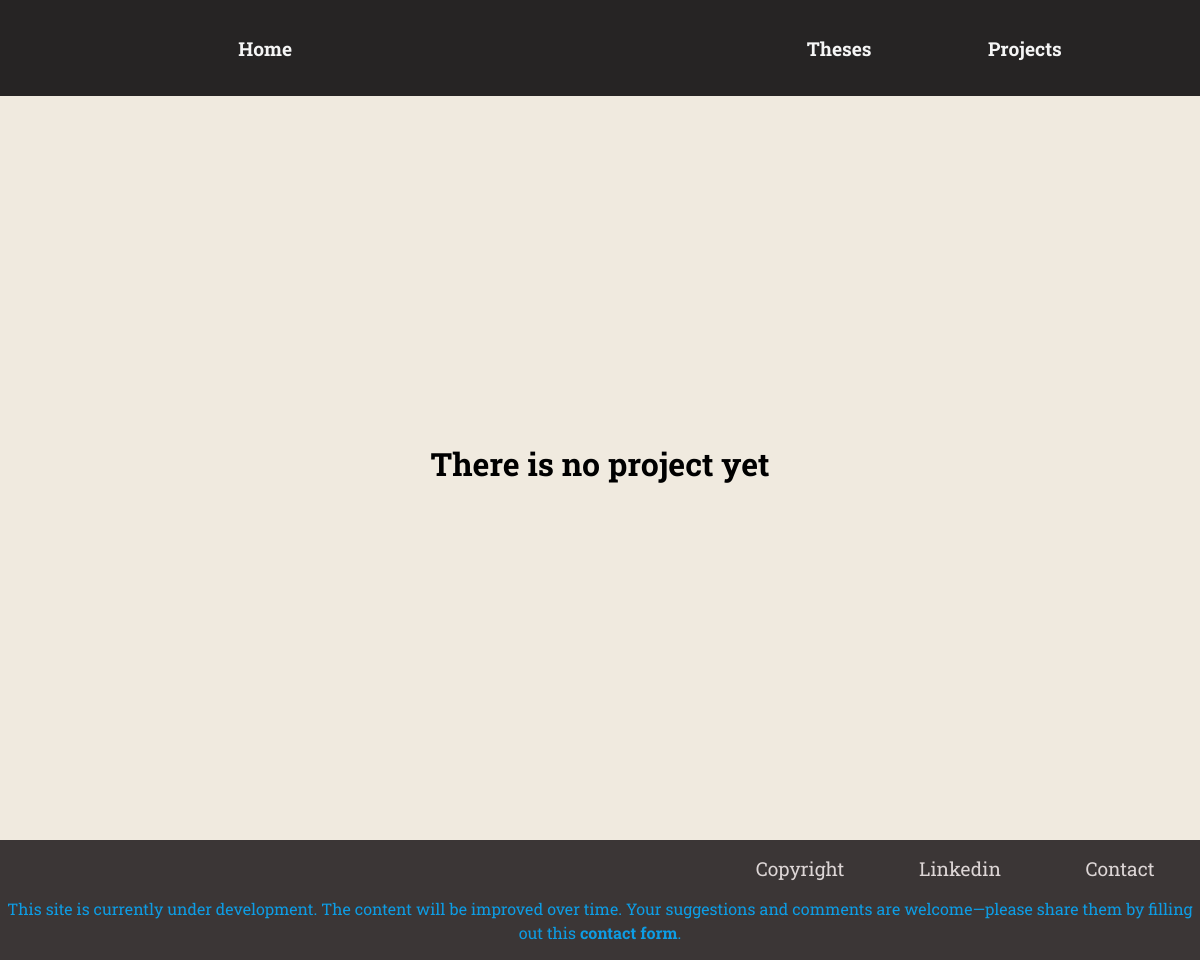
The app's page /projects/, older data.
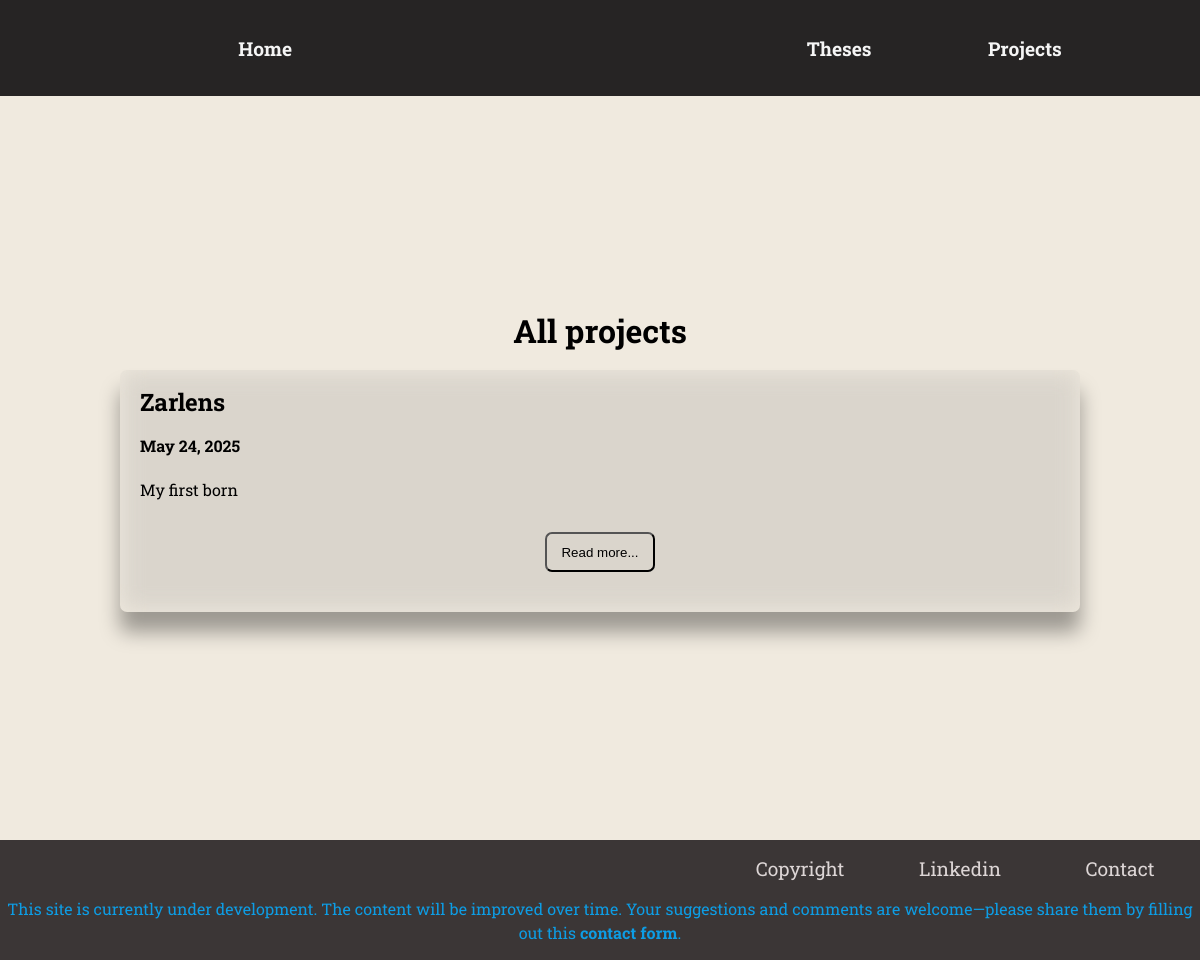
The same page, newer data.
### blog/models.py (models this page shows, shortened)
class Project(models.Model):
    title= models.CharField(max_length=100)
    excerpt = models.CharField(max_length=400)
    date = models.DateField(auto_now=True)
    slug = models.SlugField(unique=True, db_index=True)
    content = models.TextField()
    author = models.ForeignKey(Author, on_delete=models.SET_NULL, null= True, related_name="projects")

### blog/views.py (the view)
# urls.py: path("projects/", views.projects, name="projects"),
def projects(request):
    my_projects = Project.objects.all()
    return render(request, "blog/projects.html",{
        "projects": my_projects
    })

### blog/templates/blog/projects.html (shortened to what this page needs)
{% extends "blog/base.html" %}
{% load static %}
{% block css_files %}
<link rel="stylesheet" href="{%static "styles/base.css"%}">
<link rel="stylesheet" href="{%static "styles/projects.css"%}">
{% endblock %}
{%block content%}
<div class="main-part">
  {%if projects%}
    <h1>All projects</h1>
    {%for project in projects%}
    <div class="project">
        <div class="title">
            <h2>{{project.title}}</h2>
        </div>
        <div class="date">
            <h4>{{project.date}}</h4>
        </div>
        <div class="content">
          <p>{{project.excerpt}}</p>
        </div>
        <div class="btn">
          <a href="{%url "project_details" project.slug %}"> <button>Read more...</button></a>
        </div>
    </div>
    {% endfor %}
    {% else %}
      <h1>There is no project yet</h1>
  {%endif%}
</div>
{% endblock %}

### blog/templates/blog/base.html (shortened to what this page needs)
{% load static %}
<!DOCTYPE html>
<html lang="en">
<head>
    <link rel="stylesheet" href="https://cdnjs.cloudflare.com/ajax/libs/font-awesome/4.7.0/css/font-awesome.css"
 />
    {% block css_files %}{% endblock  %}
</head>
<body>
    <nav class= "navbar">
        <ul class= "all-items">
            <li class="items"><a href="{% url "acceuil" %}">Home</a></li>
            <li class="items"><a href="{% url "theses" %}">Theses</a></li>
            <li class="items"> <a href="{% url "projects" %}">Projects</a></li>
        </ul>
    </nav>
    {%block content%}
    {% endblock %}
    <footer id="foot">
        <div class="foot-contents">
            <ul>
                <li><a href="">Copyright</a></li>
                <li><a href="https://www.linkedin.com/in/zaro-ilorsaint-547209121/" target= "_blank">Linkedin</a></li>
              <li><a  href="{% url "comment" %}">Contact</a></li>
            </ul>
        </div>
        <p>This site is currently under development. The content will be improved over time. Your suggestions and comments are welcome—please share them by filling out  this  <a href="{% url "comment" %}">contact form</a>.</p>
    </footer>
</body>
</html>

### blog/static/styles/base.css (style rules this page uses)
body, html { margin: 0; padding: 0; box-sizing: border-box; font-family:"Roboto Slab", serif; ; }
.navbar { width: 100%; height: 12vh; box-sizing: border-box; background-color: rgb(38, 36, 36); margin: 0; }
.navbar .all-items { margin: 0; padding-left: 15%; padding-right: 10vh; width: 100%; height: 100%; display: flex; flex-direction: row; color: whitesmoke; justify-content: space-around; align-items: center; box-sizing: border-box; }
.navbar .all-items li { list-style: none; font-size: larger; font-weight: bold; }
.navbar a { text-decoration: none; color: whitesmoke; }
#foot { box-sizing: border-box; display: flex; flex-direction: column; width: 100%; height: 15vh; background-color: rgb(59, 54, 54); }
.foot-contents ul { box-sizing: border-box; display: flex; flex-direction: row; justify-content: space-around; padding-left:60%; }
.foot-contents li { display: flex; justify-content: center; width: 80px; list-style: none; margin: 0; }
.foot-contents li a { text-decoration: none; color: rgb(221, 214, 214); font-size: larger; }
#foot p { text-align: center; color: rgb(13, 157, 229); }
#foot p a { text-decoration: none; color: rgb(13, 157, 229); font-weight: bold; }

### blog/static/styles/projects.css (style rules this page uses)
body, html { width: 100%; height: auto; background-color: rgb(240, 234, 223); margin: 0; padding: 0; }
h1, .date,h4 { margin-top: 0; margin-bottom: 10px; }
.main-part { margin-top: 0rem; min-height: 93vh; width: 100%; height: auto; display: flex; flex-direction: column; gap: 8px; justify-content: center; align-items: center; }
p { line-height: 1.5rem; text-align: justify; margin: 0; }
.project { width: 80%; min-height: 20vh; height: auto; border-radius: 7px; margin-left: 20px; margin-right: 20px; display: flex; flex-direction: column; padding: 20px; box-shadow: 0px 20px 20px 0px rgba(0, 0, 0, 0.35); backdrop-filter: blur(12px) contrast(0.8) saturate(100%); line-height: 1.5rem; box-sizing: border-box; margin-bottom: 15px; }
.project .title, h2 { height: auto ; margin: 0; margin-bottom: 10px; }
.project .content { margin: 0; height: auto; }
.btn { padding: 0px; height: 40px; width: 100%; margin: 30px 0 20px 0px; display: flex; justify-content: center; align-items: center; }
.btn button { margin: 0; width: 110px; height: 40px; background-color: transparent; border-radius: 7px; }

Row changes from the older to the newer data that the page shows:
added Project: title "Zarlens", date "May 24, 2025", excerpt "My first born"
Text that changed along with them:
text no longer shown: "There is no project yet"
text now shown: "All projects"
